Frame 1 (no input): blank canvas, image omitted
Frame 60 (the mouse pressed at the canvas centre just before this capture): blank canvas, image omitted
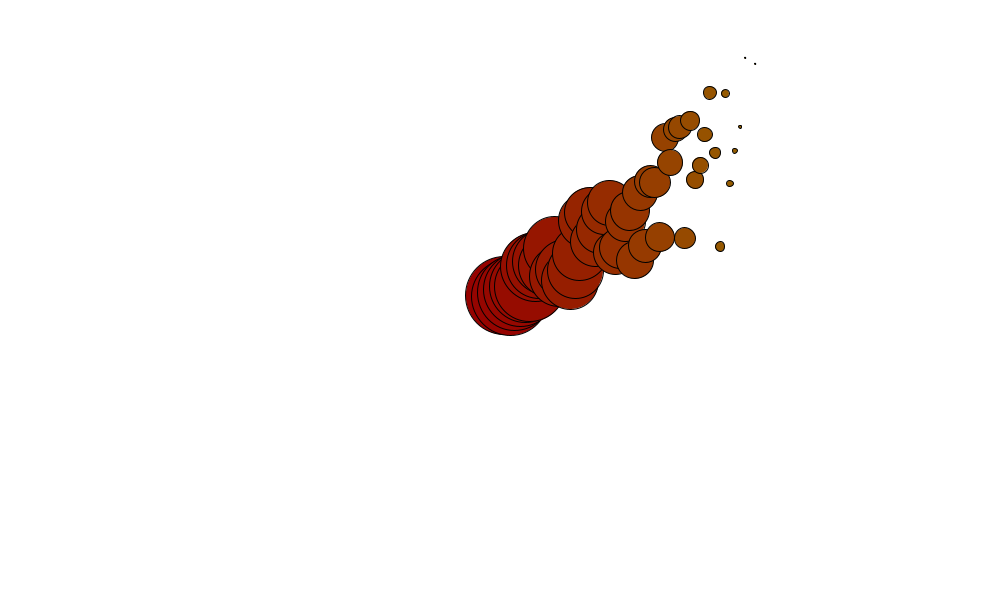
Frame 120 (the mouse held since frame 60 and released just before this capture)

The Processing sketch whose frames 1 and 60 were blank and that drew this single picture after the mouse press (run headless with seeded random() and noise(); from frame 60 on, the mouse is pressed at the canvas centre):

// Processing sketch: W7HW_FireParticleEffect
// ── W7HW_FireParticleEffect.pde
// code 1 fall 2019
// bryan ma

// creating an class to represent a particle system
// and an arraylist to hold them

ArrayList<System> systems = new ArrayList<System>();

void setup() {
  size(1000, 600);
}

void draw() {
  background(255);
  for (int i = 0; i < systems.size(); i++) {
    System temp = systems.get(i);
    temp.update();
  }

  for (int i = 0; i < systems.size(); i++) {
    System temp = systems.get(i);
    if (temp.num > 200) {
      systems.remove(i);
    }
  }
}

void mousePressed() {
  systems.add(new System(mouseX, mouseY));
}

class System {
  ArrayList<Particle> b = new ArrayList<Particle>();
  float x;
  float y;
  int num;
  int particleLife = 100;

  System(float _x, float _y) {
    x = _x;
    y = _y;
    num = 0;
  }

  void update() {
    if (num < 150) {
      b.add(new Particle(x, y, particleLife));
    }
    num++;

    for (int i = b.size() - 1; i >= 0; i--) {
      Particle temp = b.get(i);
      temp.update();
      temp.display();
      if (temp.life < 0) {
        b.remove(i);
      }
    }
  }
}

class Particle {
  float x;
  float y;
  float dx;
  float dy;
  float life;
  float r;

  Particle(float _x, float _y, float _life) {
    x = _x;
    y = _y;
    dx = random (5, -5);
    dy = random(-5, -1);
    life = _life ;
    r = 40;
  }

  void update() {
    life-=2;

    if (x > width - r || x < r) {
      dx *= -1;
    }
    if (y > height - r || y < r) {
      dy *= -1;
    }

    x += dx;
    y += dy;
  }

  void display() {
    float r = map(life, 100, 0, 40, 0);
    fill(150,map (life, 100, 0, 0, 100),0);
    ellipse(x, y, r * 2, r * 2);
  }
}
